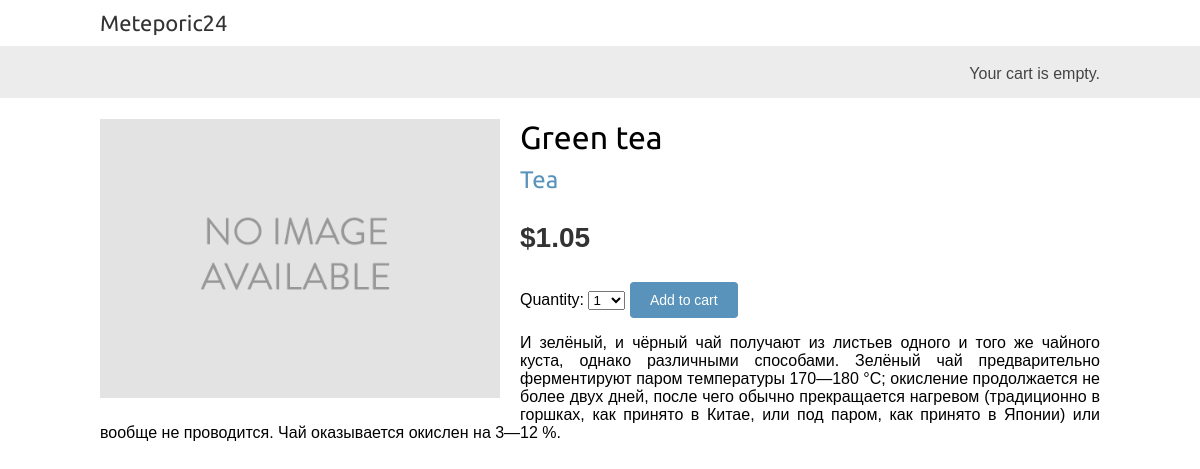
/2/green-tea/, run on the app's committed database.
### store/models.py (models this page shows, shortened)
class Product(models.Model):
    category = models.ForeignKey(Category, on_delete=models.CASCADE, related_name='products')
    name = models.CharField(max_length=200)
    slug = models.CharField(max_length=200)
    image = models.ImageField(upload_to='products/%Y/%m%d', blank=True)
    description = models.TextField(blank=True)
    price = models.DecimalField(max_digits=10, decimal_places=2)
    available = models.BooleanField(default=True)
    created = models.DateTimeField(auto_now_add=True)
    updated = models.DateTimeField(auto_now_add=True)
    class Meta:
        ordering = ['name']
        indexes = [
            models.Index(fields=['id', 'slug']),
            models.Index(fields=['name']),
            models.Index(fields=['-created']),
        ]

class Category(models.Model):
    name = models.CharField(max_length=200)
    slug = models.SlugField(max_length=200, unique=True)
    class Meta:
        ordering = ['name']
        indexes = [models.Index(fields=['name']),]
        verbose_name = 'category'
        verbose_name_plural = 'categories'
    def __str__(self):
        return self.name

### store/views.py (the view)
# urls.py: path('<int:id>/<slug:slug>/', views.product_detail, name='product_detail'),
def product_detail(request, id, slug):
    product = get_object_or_404(Product, id=id, slug=slug, available=True)
    cart_product_form = CartAddProductForm()
    context = {
        'product': product,
        'cart_product_form': cart_product_form
    }
    return render(request, 'store/product/detail.html', context)

### cart/forms.py
class CartAddProductForm(forms.Form):
    quantity = forms.TypedChoiceField(choices=PRODUCT_QUANTITY_CHOICES, coerce=int)
    override = forms.BooleanField(required=False, initial=False, widget=forms.HiddenInput)

### cart/cart.py (called while the page is built)
    def __len__(self):
        return sum(item['quantity'] for item in self.cart.values())

### cart/context_processors.py (called while the page is built)
def cart(request):
    return {'cart': Cart(request)}

### store/templates/store/product/detail.html (shortened to what this page needs)
{% extends 'store/base.html' %}
{% load static %}
{% block content %}
    <div class="product-detail">
        <img src="{% if product.image %} {{ product.image.url }} {% else %} {% static 'img/no_image.png' %} {% endif %}" alt="">
        <h1>{{ product.name }}</h1>
        <h2>
            <a href="{{ product.category.get_absolute_url }}">
                {{ product.category }}
            </a>
        </h2>
        <p class="price">${{ product.price }}</p>
        <form action="{% url "cart:cart_add" product.id %}" method="post">
            {{ cart_product_form }}
            <input type="submit" value="Add to cart">
        </form>
        {{ product.description|linebreaks }}
    </div>
{% endblock %}

### store/static/css/base.css (style rules this page uses)
body { margin:0; padding:0; font-family:helvetica, sans-serif; }
h1, h2, h3, h4, h5 , h6 { font-family: 'Ubuntu', sans-serif; font-weight:normal; }
a { text-decoration:none; color:#5993bb; }
a.button, input[type="submit"] { color:#fff; background:#5993bb; border-radius:4px; padding:10px 20px; font-size:14px; border:0; }
.product-detail { text-align:justify; }
.product-detail .price { color:#333; font-size:28px; font-weight:bold; }
.product-detail img { width:40%; float:left; padding:0 20px 20px 0; }
.product-detail h1 { margin-bottom:0; }
.product-detail h2 { margin-top:10px; }

### data on the page
Product: name "Green tea", category "Tea", price "1.05", description "И зелёный, и чёрный чай получают из листьев одного и того же чайного куста, однако различными способами. Зелёный чай предварительно ферментируют паром температуры 170—180 °C; окисление продолжается не более двух дней, после чего обычно прекращается нагревом (традиционно в горшках, как принято в Китае, или под паром, как принято в Японии) или вообще не проводится. Чай оказывается окислен на 3—12 %."
